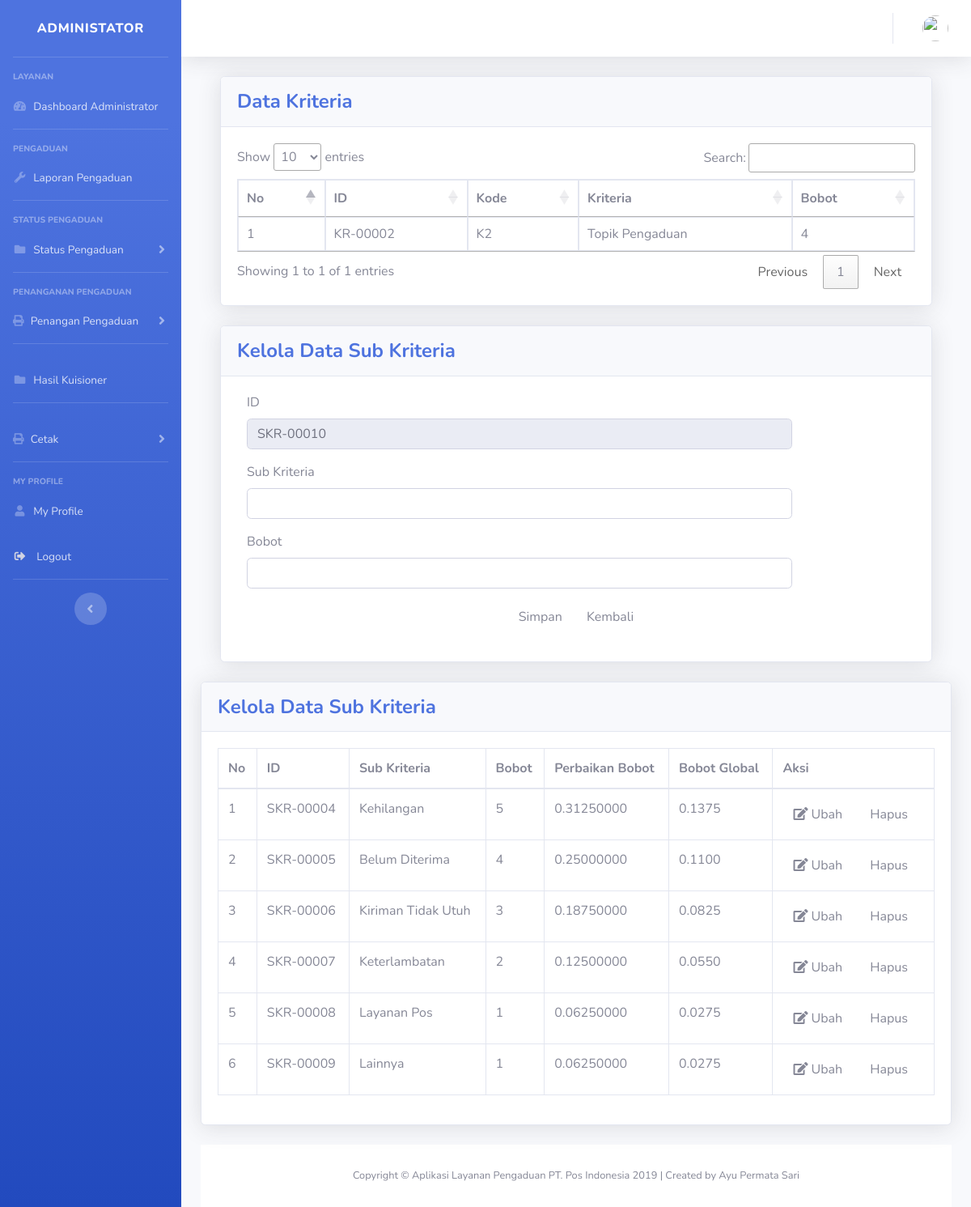
The app's page /kriteriac/sub_kriteria/KR-00002, older data.
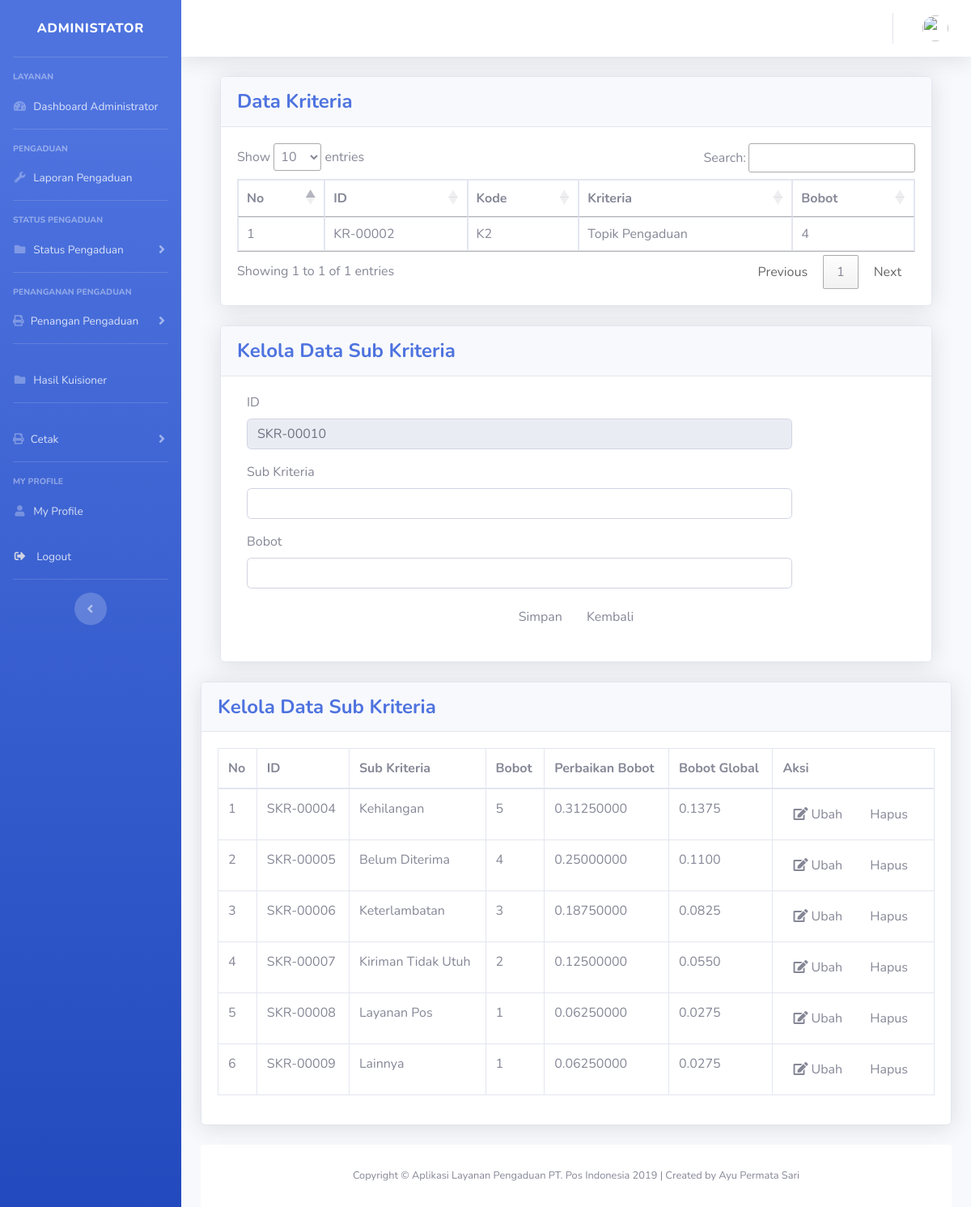
The same page, newer data.
### tables this page shows
CREATE TABLE `tbl_sub_kriteria` (
  `id_sub_kriteria` varchar(255) NOT NULL,
  `id_kriteria` varchar(255) NOT NULL,
  `nm_sub_kriteria` varchar(255) NOT NULL,
  `bobot_sub_kriteria` varchar(255) NOT NULL
);

### application/controllers/kriteriac.php (called while the page is built, shortened)
<?php
class kriteriac extends CI_Controller
{
    function __construct()
    {
        $this->load->model('m_wp');
    }
    public function sub_kriteria()
    {
        $data['title'] = 'Dashboard Admin';
        $data['user'] = $this->db->get_where('user', ['email' =>
        $this->session->userdata('email')])->row_array();
        $id = $this->uri->segment(3);
        $id_sub = $this->uri->segment(4);
        if ($id_sub == '') {
            $id_kriteria['id_kriteria'] = $id;
            $data['header'] = 'Data Sub Kriteria';
            $data['header_title'] = 'Kelola Data Sub Kriteria';
            $data['id'] = $this->m_wp->id_sub_kriteria();
            $data['data_kriteria'] = $this->m_wp->getSelectedData('tbl_kriteria', $id_kriteria);
            $data['data_sub_kriteria'] = $this->m_wp->getSelectedData('tbl_sub_kriteria', $id_kriteria);
        }
        $this->load->view('templates/header', $data);
        $this->load->view('templates/sidebar_admin', $data);
        $this->load->view('templates/topbar', $data);
        $this->load->view('kriteria/manage_sub_kriteria', $data);
        $this->load->view('templates/footer');
    }
}

### index.php (called while the page is built, shortened)
<?php
require_once BASEPATH.'core/CodeIgniter.php';

### application/models/m_wp.php (called while the page is built, shortened)
<?php
class m_wp extends CI_Model
{
    public function getSelectedData($table, $data)
    {
        return $this->db->get_WHERE($table, $data)->result();
    }
    public function id_sub_kriteria()
    {
        $q = $this->db->query("select MAX(RIGHT(id_sub_kriteria,5)) as id_max from tbl_sub_kriteria");
        $id = "";
        if ($q->num_rows() > 0) {
            foreach ($q->result() as $k) {
                $tmp = ((int) $k->id_max) + 1;
                $id = sprintf("%05s", $tmp);
            }
        } else {
            $id = "00001";
        }
        return "SKR-" . $id;
    }
    function total_bobot_kriteria()
    {
        return $this->db->query("
            SELECT sum(bobot_kriteria) as total_bobot_kriteria
            FROM tbl_kriteria z
        ")->result();
    }
    function total_bobot_sub_kriteria($id_kriteria)
    {
        return $this->db->query("
            SELECT sum(bobot_sub_kriteria) as total_bobot_sub_kriteria
            FROM tbl_sub_kriteria z
            WHERE z.id_kriteria = '$id_kriteria'
        ")->result();
    }
}

### application/helpers/currency_format_helper.php (called while the page is built, shortened)
<?php if (!defined('BASEPATH')) exit('No direct script access allowed');
if (!function_exists('currency_format')) {
    $CI = &get_instance();
    function total_bobot_kriteria($id_kriteria)
    {
        global $CI;
        $total_bobot_kriteria = '';
        $bobot_kriteria = bobot_kriteria($id_kriteria);
        $data_row = $CI->m_wp->total_bobot_kriteria();
        foreach ($data_row as $row) {
            $total_bobot_kriteria = $row->total_bobot_kriteria;
        }
        $data = number_format($bobot_kriteria / $total_bobot_kriteria, 2);
        return $data;
    }
    function bobot_kriteria($id_kriteria)
    {
        global $CI;
        $data = '';
        $id['id_kriteria'] = $id_kriteria;
        $data_row = $CI->m_wp->getSelectedData('tbl_kriteria', $id);
        foreach ($data_row as $row) {
            $data = $row->bobot_kriteria;
        }
        return $data;
    }
    function total_bobot_sub_kriteria($id_sub_kriteria, $id_kriteria)
    {
        global $CI;
        $bobot_sub_kriteria = bobot_sub_kriteria($id_sub_kriteria);
        $data_row = $CI->m_wp->total_bobot_sub_kriteria($id_kriteria);
        foreach ($data_row as $row) {
            $total_bobot_sub_kriteria = $row->total_bobot_sub_kriteria;
        }
        $data = number_format($bobot_sub_kriteria / $total_bobot_sub_kriteria, 8);
        return $data;
    }
    function bobot_sub_kriteria($id_sub_kriteria)
    {
        global $CI;
        $data = '';
        $id['id_sub_kriteria'] = $id_sub_kriteria;
        $data_row = $CI->m_wp->getSelectedData('tbl_sub_kriteria', $id);
        foreach ($data_row as $row) {
            $data = $row->bobot_sub_kriteria;
        }
        return $data;
    }
    function bobot_global_sub_kriteria($id_sub_kriteria, $id_kriteria)
    {
        $perbaikan_bobot_sub_kriteria = total_bobot_sub_kriteria($id_sub_kriteria, $id_kriteria);
        $perbaikan_bobot_kriteria = total_bobot_kriteria($id_kriteria);
        $data = number_format($perbaikan_bobot_sub_kriteria * $perbaikan_bobot_kriteria, 4);
        return $data;
    }
}

### application/views/kriteria/manage_sub_kriteria.php (the view, shortened to what the changed rows need)
<section class="content">
    <div class="container-fluid">
        <div class="block-header">
            <section id="main-content">
                <div class="container-fluid">
                    <section class="wrapper site-min-height">
                        <div class="row mt">
                            <div class="col-lg-12">
                                <div class="form-panel">
                                    <div class="card shadow mb-4">
                                        <div class="card-body">
                                            <div class="table-responsive">
                                                <table class="table table-bordered" id="laporanaduan" width="100%" cellspacing="0">
                                                    <thead>
                                                        <tr>
                                                            <th data-sortable="true">No</th>
                                                            <th data-sortable="true">ID</th>
                                                            <th data-sortable="true">Kode</th>
                                                            <th data-sortable="true">Kriteria</th>
                                                            <th data-sortable="true">Bobot</th>
                                                        </tr>
                                                    </thead>
                                                </table>
                                            </div>
                                        </div>
                                    </div>
                                </div>
                            </div>
                        </div>
                    </section>
                    <div class="card shadow mb-4">
                        <div class="card-body">
                            <div class="table-responsive">
                                <table class="table table-bordered" id="laporanaduan" width="100%" cellspacing="0">
                                    <thead>
                                        <tr>
                                            <form method="post" class="form-horizontal style-form" action="<?php echo site_url('kriteriac/prosses_sub_kriteria') ?>">
                                                <?php if (isset($id)) { ?>
                                                <div class="form-group">
                                                </div>
                                                <div class="form-group">
                                                </div>
                                                <div class="form-group">
                                                </div>
                                                <?php } ?>
                                                <div align="center">
                                                </div>
                                            </form>
                                        </tr>
                                    </thead>
                                </table>
                            </div>
                        </div>
                    </div>
                </div>
            </section>
            <div class="row mt">
                <div class="col-lg-12">
                    <div class="card shadow mb-4">
                        <div class="card-body">
                            <div class="table-responsive">
                                <table class="table table-bordered" id="laporanaduan" width="100%" cellspacing="0">
                                    <thead>
                                        <tr>
                                            <th data-sortable="true">No</th>
                                            <th data-sortable="true">ID</th>
                                            <th data-sortable="true">Sub Kriteria</th>
                                            <th data-sortable="true">Bobot</th>
                                            <th data-sortable="true">Perbaikan Bobot</th>
                                            <th data-sortable="true">Bobot Global</th>
                                            <th data-sortable="true">Aksi</th>
                                        </tr>
                                    </thead>
                                    <tbody>
                                        <?php
                                        $no = 1;
                                        if (isset($data_sub_kriteria)) {
                                            foreach ($data_sub_kriteria as $row) {
                                                ?>
                                        <tr>
                                            <td><?php echo $no++; ?></td>
                                            <td><?php echo $row->id_sub_kriteria; ?></td>
                                            <td><?php echo $row->nm_sub_kriteria; ?></td>
                                            <td><?php echo $row->bobot_sub_kriteria; ?></td>
                                            <td><?php echo total_bobot_sub_kriteria($row->id_sub_kriteria, $row->id_kriteria); ?></td>
                                            <td><?php echo bobot_global_sub_kriteria($row->id_sub_kriteria, $row->id_kriteria); ?></td>
                                            <td>
                                                <a href="<?php echo site_url('kriteriac/sub_kriteria/' . $row->id_kriteria . '/' . $row->id_sub_kriteria); ?>" class="btn btn-default btn-xs"> <i class="fa fa-edit"></i> Ubah
                                                </a>
                                                <a href="<?php echo site_url('kriteriac/proses_hapus_sub_kriteria/' . $row->id_kriteria . '/' . $row->id_sub_kriteria); ?>" class="btn btn-default btn-xs" onclick="return confirm('Yakin ingin menghapus data ? ')"> <i class="fa fa-trash-o"></i> Hapus
                                                </a>
                                            </td>
                                        </tr>
                                        <?php }
                                        }
                                        ?>
                                    </tbody>
                                </table>
                            </div>
                        </div>
                    </div>
                </div>
            </div>

Row changes from the older to the newer data that the page shows:
changed tbl_sub_kriteria "SKR-00006": nm_sub_kriteria "Kiriman Tidak Utuh" → "Keterlambatan"
changed tbl_sub_kriteria "SKR-00007": nm_sub_kriteria "Keterlambatan" → "Kiriman Tidak Utuh"
